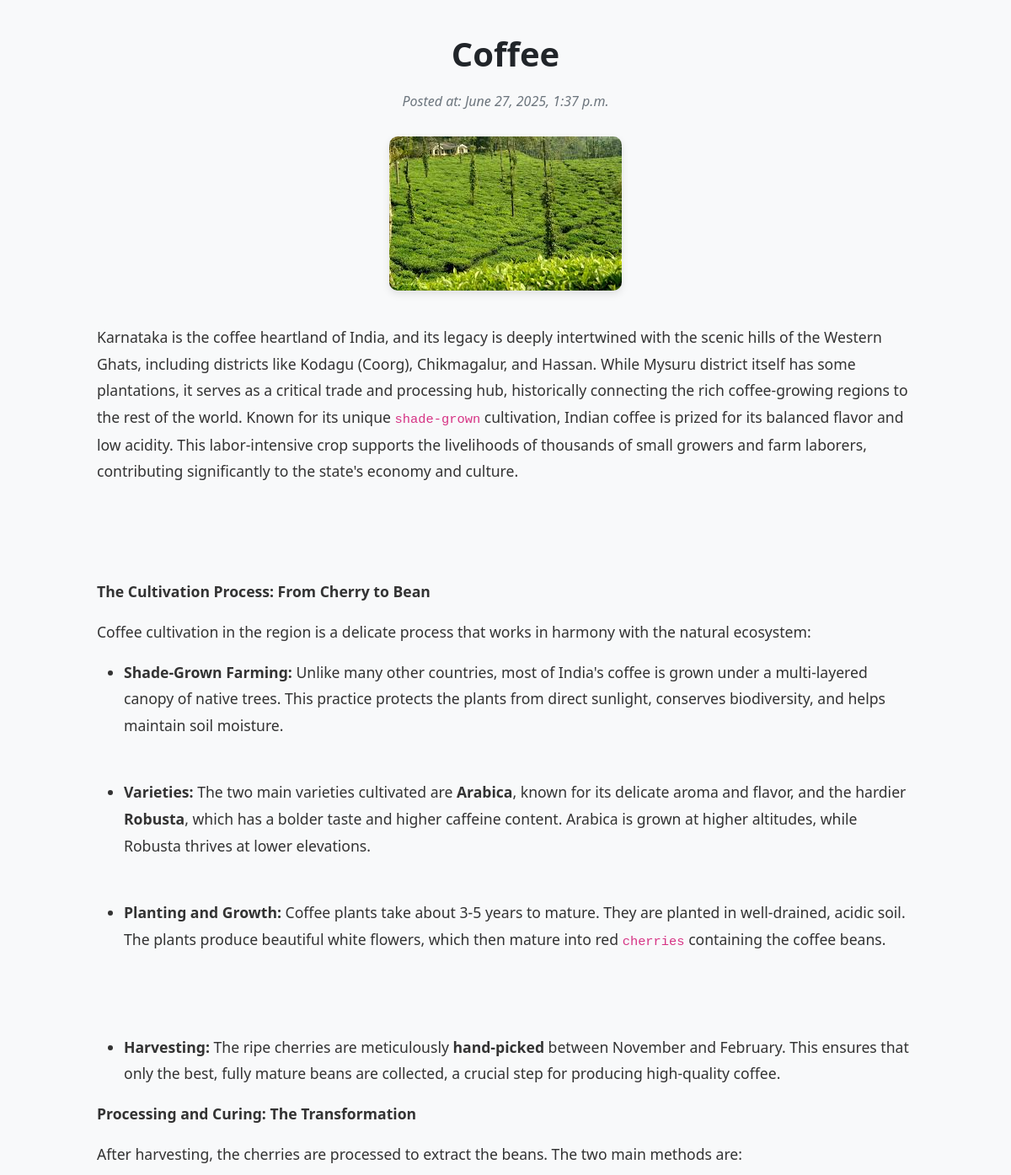
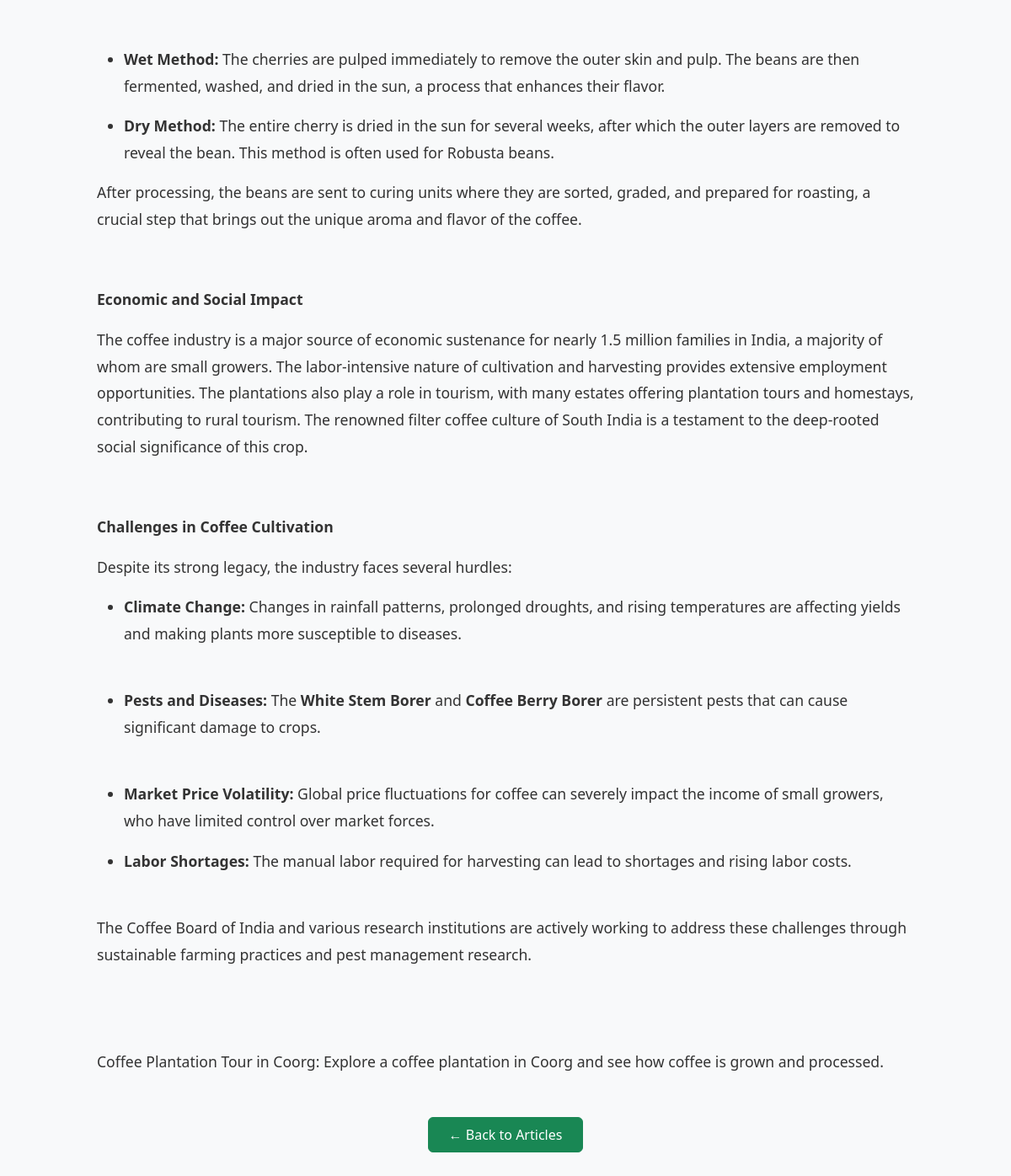
The app's page /articles/3/ with its own data (2 pictures, top to bottom).
### crop/models.py (models this page shows, shortened)
class Article(models.Model):
    title = models.CharField(max_length=200)
    content = RichTextUploadingField()
    image = models.ImageField(upload_to='article_images/', null=True, blank=True)
    posted_at = models.DateTimeField(auto_now_add=True)

### crop/views.py (the view)
# urls.py: path('articles/<int:pk>/', views.article_detail, name='article_detail'),
def article_detail(request, pk):
    article = get_object_or_404(Article, pk=pk)
    return render(request, 'crop/article_detail.html', {'article': article})

### crop/templates/crop/article_detail.html (shortened to what this page needs)
<!DOCTYPE html>
<html lang="en">
<head>
    <link href="https://cdn.jsdelivr.net/npm/bootstrap@5.3.2/dist/css/bootstrap.min.css" rel="stylesheet">
</head>
<body>
<div class="container">
    <h1 class="article-title">{{ article.title }}</h1>
    <p class="article-date"><em>Posted at: {{ article.posted_at|date:"F j, Y, g:i a" }}</em></p>
    {% if article.image %}
        <img src="{{ article.image.url }}" class="article-image" alt="{{ article.title }}">
    {% endif %}
    <div class="article-content">
        {{ article.content|safe }}
    </div>
    <div class="back-button">
        <a href="{% url 'article_list' %}" class="btn btn-success px-4 py-2">← Back to Articles</a>
    </div>
</div>
</body>
</html>

### crop/templates/crop/article_detail.html (style rules this page uses)
body { font-family: 'Segoe UI', Tahoma, Geneva, Verdana, sans-serif; background-color: #f8f9fa; padding: 40px 0; }
.article-title { font-size: 2.5rem; font-weight: 600; text-align: center; margin-bottom: 20px; }
.article-date { text-align: center; color: #6c757d; margin-bottom: 30px; }
.article-image { display: block; margin: 0 auto 40px auto; max-width: 100%; height: auto; border-radius: 10px; box-shadow: 0 4px 10px rgba(0,0,0,0.1); }
.article-content { font-size: 1.1rem; line-height: 1.8; color: #333; max-width: 1000px; margin: auto; padding: 0 15px; }
.back-button { display: flex; justify-content: center; margin-top: 50px; }

### records on screen
Article: title "Coffee", posted_at "June 27, 2025, 1:37 p.m.", image (picture), content "Karnataka is the coffee heartland of India, and its legacy is deeply intertwined with the scenic hills of the Western Ghats, including districts like Kodagu (Coorg), Chikmagalur, and Hassan. While Mysuru district itself has some plantations, it serves as a critical trade and processing hub, historically connecting the rich coffee-growing regions to the rest of the world. Known for its unique shade-grown cultivation, Indian coffee is prized for its balanced flavor and low acidity. This labor-intensive crop supports the livelihoods of thousands of small growers and farm laborers, contributing significantly to the state's economy and culture. The Cultivation Process: From Cherry to Bean Coffee…"
